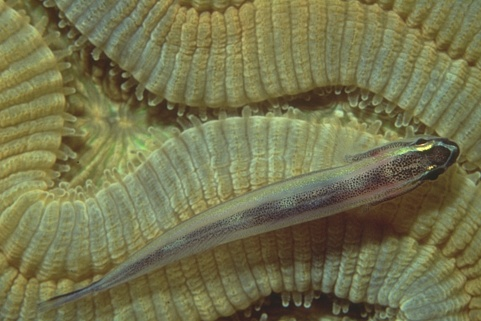
#> input picture assets/fish.jpg, 481 x 321 px
$ python detect_edge_by_canndy.py
#> lines starting #> are read from the running program, lines starting #| are printed output that depends on the picture
import cv2
import matplotlib.pyplot as plt
# 读取图像
#img_path = 'assets/fish.jpg'

image = cv2.imread('assets/fish.jpg', cv2.IMREAD_GRAYSCALE)
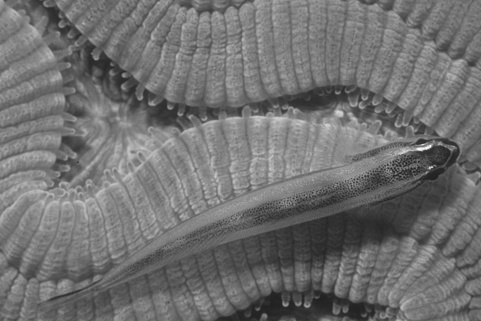
#> image: shape (321, 481); min 31, max 247, mean 112.2

# 进行Canny边缘检测
edges = cv2.Canny(image, 100, 200)  # 调整阈值参数以控制边缘检测的结果
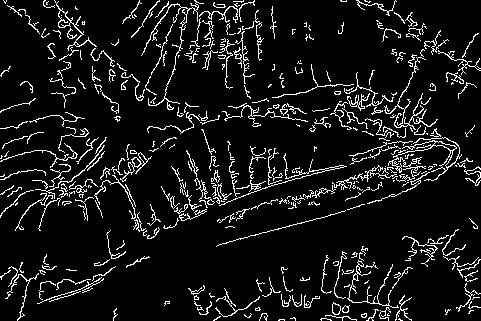
#> edges: shape (321, 481); 8.7% white in thin lines or dots

# 保存边缘检测结果
#cv2.imwrite('fish_edges.png', edges)
plt.imsave('fish_edges.png', edges, cmap='binary')

# 显示原始图像和边缘检测结果
cv2.imshow('Original Image', image)
cv2.imshow('Edges', edges)
cv2.waitKey(0)
cv2.destroyAllWindows()
